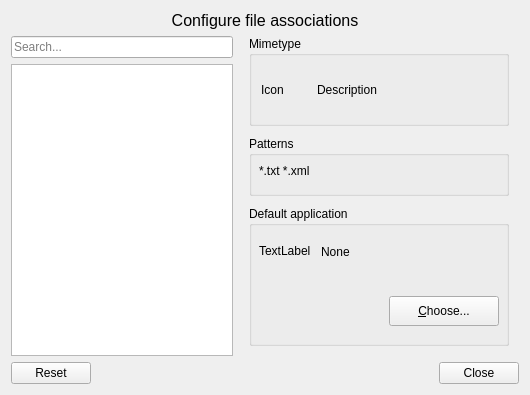
<?xml version="1.0" encoding="UTF-8"?>
<ui version="4.0">
 <class>mimetypeviewer</class>
 <widget class="QWidget" name="mimetypeviewer">
  <property name="geometry">
   <rect>
    <x>0</x>
    <y>0</y>
    <width>530</width>
    <height>395</height>
   </rect>
  </property>
  <property name="minimumSize">
   <size>
    <width>530</width>
    <height>395</height>
   </size>
  </property>
  <property name="windowTitle">
   <string>Mimetypes</string>
  </property>
  <layout class="QGridLayout" name="gridLayout">
   <item row="3" column="0">
    <widget class="QTreeView" name="mimetypeTreeView">
     <property name="sizePolicy">
      <sizepolicy hsizetype="MinimumExpanding" vsizetype="MinimumExpanding">
       <horstretch>0</horstretch>
       <verstretch>0</verstretch>
      </sizepolicy>
     </property>
     <property name="minimumSize">
      <size>
       <width>180</width>
       <height>280</height>
      </size>
     </property>
     <property name="editTriggers">
      <set>QAbstractItemView::NoEditTriggers</set>
     </property>
     <property name="showDropIndicator" stdset="0">
      <bool>false</bool>
     </property>
     <property name="headerHidden">
      <bool>true</bool>
     </property>
     <property name="expandsOnDoubleClick">
      <bool>false</bool>
     </property>
     <attribute name="headerVisible">
      <bool>false</bool>
     </attribute>
     <attribute name="headerDefaultSectionSize">
      <number>0</number>
     </attribute>
     <attribute name="headerMinimumSectionSize">
      <number>500</number>
     </attribute>
    </widget>
   </item>
   <item row="4" column="0" colspan="2">
    <widget class="QDialogButtonBox" name="dialogButtonBox">
     <property name="standardButtons">
      <set>QDialogButtonBox::Close|QDialogButtonBox::Reset</set>
     </property>
    </widget>
   </item>
   <item row="1" column="0" colspan="2">
    <widget class="QLabel" name="label">
     <property name="font">
      <font>
       <pointsize>12</pointsize>
      </font>
     </property>
     <property name="text">
      <string>Configure file associations</string>
     </property>
     <property name="alignment">
      <set>Qt::AlignCenter</set>
     </property>
     <property name="indent">
      <number>0</number>
     </property>
    </widget>
   </item>
   <item row="2" column="0">
    <widget class="QLineEdit" name="searchTermLineEdit">
     <property name="placeholderText">
      <string>Search...</string>
     </property>
    </widget>
   </item>
   <item row="2" column="1" rowspan="2">
    <widget class="QFrame" name="frame">
     <property name="enabled">
      <bool>true</bool>
     </property>
     <property name="sizePolicy">
      <sizepolicy hsizetype="Fixed" vsizetype="MinimumExpanding">
       <horstretch>0</horstretch>
       <verstretch>0</verstretch>
      </sizepolicy>
     </property>
     <property name="minimumSize">
      <size>
       <width>280</width>
       <height>260</height>
      </size>
     </property>
     <property name="frameShape">
      <enum>QFrame::NoFrame</enum>
     </property>
     <property name="frameShadow">
      <enum>QFrame::Plain</enum>
     </property>
     <widget class="QGroupBox" name="applicationsGroupBox">
      <property name="geometry">
       <rect>
        <x>10</x>
        <y>170</y>
        <width>260</width>
        <height>140</height>
       </rect>
      </property>
      <property name="title">
       <string>Default application</string>
      </property>
      <widget class="QPushButton" name="chooseApplicationsButton">
       <property name="geometry">
        <rect>
         <x>140</x>
         <y>90</y>
         <width>110</width>
         <height>30</height>
        </rect>
       </property>
       <property name="text">
        <string>&amp;Choose...</string>
       </property>
      </widget>
      <widget class="QFrame" name="applicationLabelFrame">
       <property name="geometry">
        <rect>
         <x>10</x>
         <y>20</y>
         <width>241</width>
         <height>51</height>
        </rect>
       </property>
       <property name="frameShape">
        <enum>QFrame::NoFrame</enum>
       </property>
       <property name="frameShadow">
        <enum>QFrame::Raised</enum>
       </property>
       <layout class="QHBoxLayout" name="horizontalLayout">
        <property name="spacing">
         <number>0</number>
        </property>
        <property name="margin">
         <number>0</number>
        </property>
        <item>
         <widget class="QLabel" name="appIcon">
          <property name="sizePolicy">
           <sizepolicy hsizetype="Fixed" vsizetype="Fixed">
            <horstretch>0</horstretch>
            <verstretch>0</verstretch>
           </sizepolicy>
          </property>
          <property name="minimumSize">
           <size>
            <width>50</width>
            <height>50</height>
           </size>
          </property>
          <property name="text">
           <string>TextLabel</string>
          </property>
         </widget>
        </item>
        <item>
         <widget class="QLabel" name="applicationLabel">
          <property name="text">
           <string>None</string>
          </property>
          <property name="indent">
           <number>10</number>
          </property>
         </widget>
        </item>
       </layout>
      </widget>
     </widget>
     <widget class="QGroupBox" name="patternsGroupBox">
      <property name="geometry">
       <rect>
        <x>10</x>
        <y>100</y>
        <width>260</width>
        <height>60</height>
       </rect>
      </property>
      <property name="title">
       <string>Patterns</string>
      </property>
      <widget class="QLabel" name="patternsLabel">
       <property name="geometry">
        <rect>
         <x>10</x>
         <y>20</y>
         <width>230</width>
         <height>30</height>
        </rect>
       </property>
       <property name="text">
        <string>*.txt *.xml</string>
       </property>
       <property name="wordWrap">
        <bool>true</bool>
       </property>
      </widget>
     </widget>
     <widget class="QGroupBox" name="mimetypeGroupBox">
      <property name="geometry">
       <rect>
        <x>10</x>
        <y>0</y>
        <width>260</width>
        <height>90</height>
       </rect>
      </property>
      <property name="title">
       <string>Mimetype</string>
      </property>
      <layout class="QHBoxLayout" name="horizontalLayout_2">
       <item>
        <widget class="QLabel" name="iconLabel">
         <property name="sizePolicy">
          <sizepolicy hsizetype="Fixed" vsizetype="Fixed">
           <horstretch>0</horstretch>
           <verstretch>0</verstretch>
          </sizepolicy>
         </property>
         <property name="minimumSize">
          <size>
           <width>50</width>
           <height>50</height>
          </size>
         </property>
         <property name="text">
          <string>Icon</string>
         </property>
        </widget>
       </item>
       <item>
        <widget class="QLabel" name="descriptionLabel">
         <property name="text">
          <string>Description</string>
         </property>
         <property name="wordWrap">
          <bool>true</bool>
         </property>
        </widget>
       </item>
      </layout>
     </widget>
    </widget>
   </item>
  </layout>
 </widget>
 <tabstops>
  <tabstop>searchTermLineEdit</tabstop>
  <tabstop>mimetypeTreeView</tabstop>
  <tabstop>chooseApplicationsButton</tabstop>
  <tabstop>dialogButtonBox</tabstop>
 </tabstops>
 <resources/>
 <connections/>
</ui>
